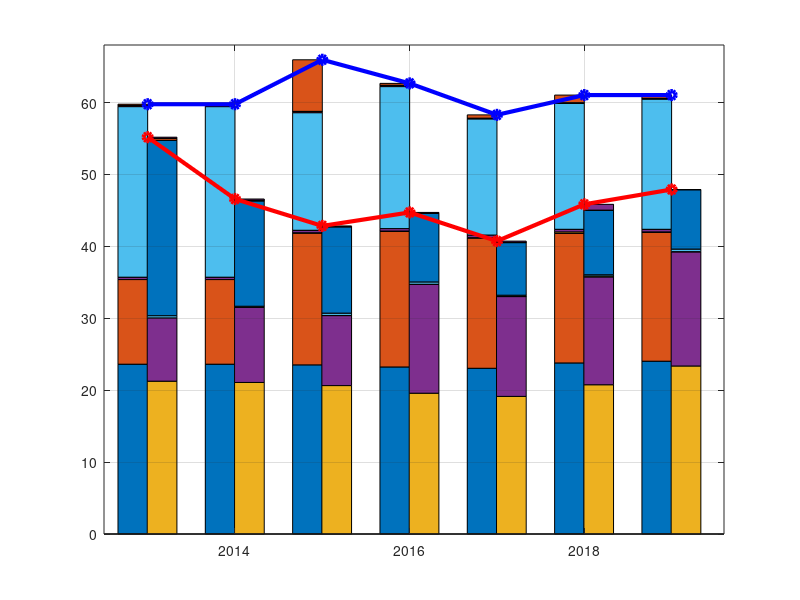

Source code (MATLAB): (Note: this script raises an error after producing the figure.)
clear all;close all
load EjecucionIEO
h=axes;


hb1=bar(anho(1:7)-0.17,CreditoTotal(1:7,1:9)/1000,'stacked','barwidth',.34);
hold on
hb2=bar(anho(1:7)+0.165,Obligaciones(1:7,1:9)/1000,'stacked','barwidth',.34);

hp1=plot(anho(1:7),sum(Obligaciones(1:7,1:9)/1000,2),'linewidth',3,'color','r','Marker','o');
hp2=plot(anho(1:7),sum(CreditoTotal(1:7,1:9)/1000,2),'linewidth',3,'color','b','Marker','o');
grid on
axis([2012.5 2019.6 0 68])
h.XTick=[2013:1:2019];


Le{1}='Cap.1 Gastos de personal';
Le{2}='Cap.2 Gastos corrientes en bienes y servicios';
Le{3}='Cap.3 Gastos financieros';
Le{4}='Cap.4 Transferencias corrientes';
Le{5}='Cap.5';
Le{6}='Cap.6 Inversiones reales';
Le{7}='Cap.7 Transferencias de capital';
Le{8}='Cap.8 Activos financieros';
Le{9}='Cap.9 Pasivos financieros';
Le{10}='Obligaciones reconocidas';
Le{11}='Creditos totales';

Colores=[0    0.0       0.9000,
    0.8500    0.3250    0.0980,
    0.9290    0.6940    0.1250,
    0.4940    0.1840    0.5560,
    0.4660    0.6740    0.1880,
    0.3010    0.7450    0.9330,
    0.6350    0.0780    0.1840,
    0.0000    0.4470    0.7410,
    0.0000    0.4470    1.000];

Colores=parula(9);
for ib=1:9
    hb1(ib).FaceColor=Colores(ib,:);
    hb2(ib).FaceColor=Colores(ib,:);
end

hL=legend([hb1,hp1,hp2],Le,'NumColumns',4);
hL.Location="southoutside";
title('Creditos totales y obligaciones reconocidas [M€]')


for anho=[2013:1:2019]
    ht1=text(anho-0.17,2,'Creditos totales')
    ht1.Rotation=90;
    ht1.Color='w';
    ht1.FontSize=16;
    
    ht2=text(anho+0.165,2,'Obligaciones reconocidas')
    ht2.Rotation=90;
    ht2.Color='w';
    ht2.FontSize=16;
end



for icap=1:9
    fprintf('%d, %7.3f, %7.3f, %7.3f \n',icap , CreditoTotal(5,icap)/1000,CreditoTotal(6,icap)/1000,CreditoTotal(7,icap)/1000);
end

for icap=1:9
    fprintf('%d, %7.3f, %7.3f, %7.3f \n',icap , Obligaciones(5,icap)/1000,Obligaciones(6,icap)/1000,Obligaciones(7,icap)/1000);
end

CreaFigura(gcf,strcat(mfilename),[7 4])
